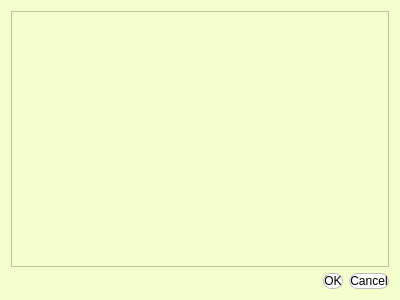
<?xml version="1.0" encoding="UTF-8"?>
<ui version="4.0">
 <class>Dialog</class>
 <widget class="QDialog" name="Dialog">
  <property name="geometry">
   <rect>
    <x>0</x>
    <y>0</y>
    <width>400</width>
    <height>300</height>
   </rect>
  </property>
  <property name="windowTitle">
   <string>Dialog</string>
  </property>
  <property name="windowIcon">
   <iconset theme="x-office-document">
    <normaloff>.</normaloff>.</iconset>
  </property>
  <property name="styleSheet">
   <string notr="true">background-color: rgb(244, 255, 205);
</string>
  </property>
  <layout class="QVBoxLayout" name="verticalLayout">
   <item>
    <widget class="QFrame" name="frame_dialog">
     <property name="frameShape">
      <enum>QFrame::StyledPanel</enum>
     </property>
     <property name="frameShadow">
      <enum>QFrame::Raised</enum>
     </property>
     <layout class="QVBoxLayout" name="verticalLayout_3">
      <item>
       <layout class="QVBoxLayout" name="verticalLayout_2"/>
      </item>
     </layout>
    </widget>
   </item>
   <item>
    <widget class="QDialogButtonBox" name="buttonBox">
     <property name="styleSheet">
      <string notr="true">	background-color: rgb(255, 255, 255);
	color: black;
	border: 1px solid #bbb;
border-radius: 8px;
	font: 300 9pt &quot;URW Bookman [urw]&quot;;</string>
     </property>
     <property name="orientation">
      <enum>Qt::Horizontal</enum>
     </property>
     <property name="standardButtons">
      <set>QDialogButtonBox::Cancel|QDialogButtonBox::Ok</set>
     </property>
    </widget>
   </item>
  </layout>
 </widget>
 <resources/>
 <connections>
  <connection>
   <sender>buttonBox</sender>
   <signal>accepted()</signal>
   <receiver>Dialog</receiver>
   <slot>accept()</slot>
   <hints>
    <hint type="sourcelabel">
     <x>248</x>
     <y>254</y>
    </hint>
    <hint type="destinationlabel">
     <x>157</x>
     <y>274</y>
    </hint>
   </hints>
  </connection>
  <connection>
   <sender>buttonBox</sender>
   <signal>rejected()</signal>
   <receiver>Dialog</receiver>
   <slot>reject()</slot>
   <hints>
    <hint type="sourcelabel">
     <x>316</x>
     <y>260</y>
    </hint>
    <hint type="destinationlabel">
     <x>286</x>
     <y>274</y>
    </hint>
   </hints>
  </connection>
 </connections>
</ui>
